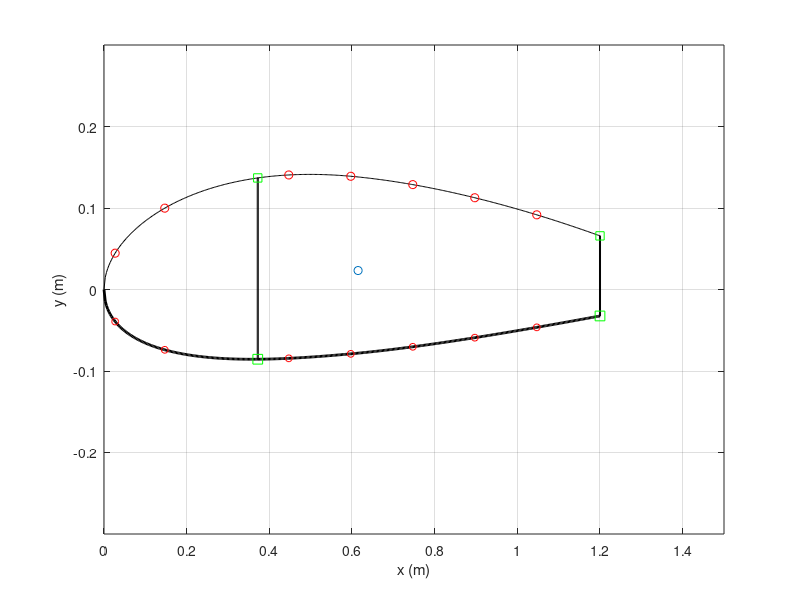

This figure's MATLAB source:
function [x_c, y_c, Ixx, Iyy, Ixy, skin, spar, str, caps, x_quarterchord] = build_airfoil()


clear all;
%% 2415 Airfoil 
m = 0.02;               % 
p = 0.4;                % max camber
t = 0.15;               % max thickness 
c = 1.5;                % chord length
nx = 500;               % number of increments
dx = c/nx;  
x = 0:dx:c;             % even spacing

%% Structural elements (arbitrary inputs for now)
skin.t = 0.001;                               % thickness of skin
spar.t = 0.0025;                               % thickness of spar
str.A_upp = 5E-6;                            % area of each upper stringer
str.A_low = 5E-6;                            % area of each lower stringer
caps.A = 1E-5;                                % area of spar caps
spar.x = x(125);                                                      % choose x location of spar
str.x_upp = [x(10), x(50), x(150), x(200), x(250),x(300), x(350)];     % choose x locations of upper stringers
str.x_low = [x(10), x(50), x(150), x(200), x(250),x(300), x(350)];     % choose x locations of lower stringers

%% Create Airfoil from equation
yc = zeros(1,nx+1);
yt = zeros(1,nx+1);
yU0 = zeros(1,nx+1);
yL0 = zeros(1,nx+1);
theta = zeros(1,nx+1);
xb = p*c;
i_xb = xb/dx + 1;  

% NACA equation source: http://www.aerospaceweb.org/question/airfoils/q0041.shtml    
for i = 1:nx+1
    yt(i) = 5*t*c*(0.2969*sqrt(x(i)/c) - 0.1260*(x(i)/c) - 0.3516*(x(i)/c)^2 + 0.2843*(x(i)/c)^3 - 0.1015*(x(i)/c)^4);
    if i <= i_xb
        yc(i) = m*x(i)/p^2*(2*p - x(i)/c);
        theta(i) = atan(2*m/p^2*(p - x(i)/c));
    else
        yc(i) = m*(c - x(i))/(1-p)^2*(1 + x(i)/c - 2*p);
        theta(i) = atan(2*m/(1-p)^2*(p-x(i)/c));
    end
    yU0(i) = yc(i) + yt(i)*cos(theta(i));
    yL0(i) = yc(i) - yt(i)*cos(theta(i));
end

% The last 20% of the chord length of the airfoil was neglected under the assumption that
% this section contained flaps and ailerons, and would therefore not support aerodynamic loads.
i_xend = round(0.8*c/dx)+1;
x = x(1:i_xend);
yU = yU0(1:i_xend);
yL = yL0(1:i_xend);

%% Spars
spar.x = [spar.x,x(end)];                    % x location of spar
spar.n = length(spar.x);                     % number of spars
spar.i = round(spar.x./dx)+1;                % index of spars  
spar.h = yU(spar.i) - yL(spar.i);            % height of spar
spar.Cy = (yU(spar.i) + yL(spar.i))/2;       % y centroid of spar  
spar.A = spar.t*spar.h;                      % area of spar
spar.y_upp = yU(spar.i);
spar.y_low = yL(spar.i);

%% Stringers
str.n_upp = length(str.x_upp);                            % number of upper stringers
str.i_upp = round(str.x_upp./dx)+1;                       % indices of upper stringers
str.n_low = length(str.x_low);                            % number of lower stringers
str.i_low = round(str.x_low./dx)+1;                       % indices of lower stringers
str.y_upp = yU(str.i_upp);
str.y_low = yL(str.i_low);

%% Nodes (based on TA's definition: node = skin and spar cap)
node.x_upp = [str.x_upp,spar.x];            % x location of upper stringers and spars
node.x_upp = sort(node.x_upp);              % sort ascending
% skin should be broken into smaller elements for higher accuracy of calculation
% break one skin element into two by adding one more node in between
skin.x_upp = zeros(1,2*length(node.x_upp)-1);
for i = 1:length(node.x_upp)-1
    skin.x_upp(2*i-1) = node.x_upp(i);
    skin.x_upp(2*i) = (node.x_upp(i) + node.x_upp(i+1))/2;
end
skin.x_upp(end) = node.x_upp(end);

skin.i_upp = round(skin.x_upp/dx)+1;       % indices of skins
skin.n_upp = length(skin.x_upp)-1;         % number of upper skins
skin.l_upp = zeros(1,skin.n_upp);          % length of upper skins
skin.A_upp = zeros(1,skin.n_upp);          % area of upper skins
skin.Cx_upp = zeros(1,skin.n_upp);         % x centroid of upper skins
skin.Cy_upp = zeros(1,skin.n_upp);         % y centroid of upper skins

for i = 1:skin.n_upp
    skin.l_upp(i) = sqrt((yU(skin.i_upp(i+1)) - yU(skin.i_upp(i)))^2 + (skin.x_upp(i+1) - skin.x_upp(i))^2);  
    skin.A_upp(i) = skin.t*skin.l_upp(i);
    skin.Cx_upp(i) = (skin.x_upp(i+1) + skin.x_upp(i))/2;
    skin.Cy_upp(i) = (yU(skin.i_upp(i+1)) + yU(skin.i_upp(i)))/2;
end

% lower nodes
node.x_low = [str.x_low,spar.x];
node.x_low = sort(node.x_low);

skin.x_low = zeros(1,2*length(node.x_low)-1);
for i = 1:length(node.x_low)-1
    skin.x_low(2*i-1) = node.x_low(i);
    skin.x_low(2*i) = (node.x_low(i) + node.x_low(i+1))/2;
end
skin.x_low(end) = node.x_low(end);

skin.i_low = round(skin.x_low/dx)+1;
skin.n_low = length(skin.x_low)-1;
skin.l_low = zeros(1,skin.n_low);
skin.A_low = zeros(1,skin.n_low);
skin.Cx_low = zeros(1,skin.n_low);
skin.Cy_low = zeros(1,skin.n_low);

for i = 1:skin.n_low
    skin.l_low(i) = sqrt((yL(skin.i_low(i+1)) - yL(skin.i_low(i)))^2 + (skin.x_low(i+1) - skin.x_low(i))^2);
    skin.A_low(i) = skin.t*skin.l_low(i);
    skin.Cx_low(i) = (skin.x_low(i+1) + skin.x_low(i))/2;
    skin.Cy_low(i) = (yL(skin.i_low(i+1)) + yL(skin.i_low(i)))/2;
end

%% Spar Caps
caps.x = spar.x;
caps.n = 2*length(caps.x);
caps.y_upp = yU(spar.i);
caps.y_low = yL(spar.i);
caps.i = round(caps.x/dx)+1;
% Centroids of caps are at the x and y locations: caps.Cy = caps.C,

%% Centroid of the overall wing section
% initial value
Cx_sum = 2*(sum(caps.x.*caps.A)) + sum(str.x_upp.*str.A_upp) + sum(str.x_low.*str.A_low) + sum(spar.x.*spar.A) ...
         + sum(skin.Cx_low.*skin.A_low) + sum(skin.Cx_upp.*skin.A_upp);
Cy_sum = sum(caps.y_low.*caps.A) + sum(caps.y_upp.*caps.A) + sum(yU(str.i_upp).*str.A_upp) + sum(yL(str.i_low).*str.A_low) ... 
         + sum(spar.Cy.*spar.A) + sum(skin.Cy_low.*skin.A_low) + sum(skin.Cy_upp.*skin.A_upp);
A_sum = caps.A*caps.n + str.A_upp*str.n_upp + str.A_low*str.n_low + sum(spar.A) + sum(skin.A_low) + sum(skin.A_upp);

Cx = Cx_sum/A_sum;
Cy = Cy_sum/A_sum;

figure
plot(x,yU,'k',x,yL,'k','Linewidth',2);
ylim([-0.3 0.3])
hold on
xlim([0,c]);
plot(str.x_upp,yU(str.i_upp),'or',str.x_low,yL(str.i_low),'or','markersize',5);
% plot([x(1),x(1)],[yU(i(1)),yL(i(1))],'b',[x(end),x(end)],[yU(end),yL(end)],'b','Linewidth',3);
rectangle('Position',[x(spar.i(1))-spar.t/2, yL(spar.i(1)), spar.t, yU(spar.i(1))-yL(spar.i(1))]);
rectangle('Position',[x(spar.i(2))-spar.t/2, yL(spar.i(2)), spar.t, yU(spar.i(2))-yL(spar.i(2))]);
plot(spar.x,yU(spar.i),'sg',spar.x,yL(spar.i),'sg','markersize',7);
% plot([x(end),x(end)],[yU(end),yL(end)]);
scatter(Cx,Cy,'m*')
ylabel('y (m)')
xlabel('x (m)')
grid on

%% Area moments of inertia
for i = 1:length(spar.x)
    spar.Ixx(i) = (spar.t*spar.h(i)^3)/12 + spar.A(i)*(spar.Cy(i) - Cy)^2;
    spar.Iyy(i) = (spar.h(i)*spar.t^3)/12 + spar.A(i)*(spar.x(i) - Cx)^2;
    spar.Ixy(i) = spar.A(i)*(spar.Cy(i) - Cy)*(spar.x(i) - Cx);
end

for i = 1:skin.n_upp
    skin.Ixx_upp(i) = skin.A_upp(i)*(skin.Cy_upp(i) - Cy)^2;
    skin.Iyy_upp(i) = skin.A_upp(i)*(skin.Cx_upp(i) - Cx)^2;
    skin.Ixy_upp(i) = skin.A_upp(i)*(skin.Cy_upp(i) - Cy)*(skin.Cx_upp(i) - Cx);
end

for i = 1:skin.n_low
    skin.Ixx_low(i) = skin.A_low(i)*(skin.Cy_low(i) - Cy)^2;
    skin.Iyy_low(i) = skin.A_low(i)*(skin.Cx_low(i) - Cx)^2;
    skin.Ixy_low(i) = skin.A_low(i)*(skin.Cy_low(i) - Cy)*(skin.Cx_low(i) - Cx);
end

for i = 1:str.n_upp
    str.Ixx_upp(i) = str.A_upp*(yU(str.i_upp(i)) - Cy)^2;
    str.Iyy_upp(i) = str.A_upp*(str.x_upp(i) - Cx)^2;
    str.Ixy_upp(i) = str.A_upp*(yU(str.i_upp(i)) - Cy)*(str.x_upp(i) - Cx);
end

for i = 1:str.n_low
    str.Ixx_low(i) = str.A_low*(yL(str.i_low(i)) - Cy)^2;
    str.Iyy_low(i) = str.A_low*(str.x_low(i) - Cx)^2;
    str.Ixy_low(i) = str.A_low*(yL(str.i_low(i)) - Cy)*(str.x_low(i) - Cx);
end

for i = 1:length(caps.x)
    caps.Ixx_upp(i) = caps.A*(caps.y_upp(i) - Cy)^2;
    caps.Iyy_upp(i) = caps.A*(caps.x(i) - Cx)^2;
    caps.Ixy_upp(i) = caps.A*(caps.y_upp(i) - Cy)*(caps.x(i) - Cx);
end

for i = 1:length(caps.x)
    caps.Ixx_low(i) = caps.A*(caps.y_low(i) - Cy)^2;
    caps.Iyy_low(i) = caps.A*(caps.x(i) - Cx)^2;
    caps.Ixy_low(i) = caps.A*(caps.y_low(i) - Cy)*(caps.x(i) - Cx);
end

Ixx = sum(spar.Ixx)+sum(skin.Ixx_upp)+sum(skin.Ixx_low)+sum(str.Ixx_upp)+sum(str.Ixx_low)+sum(caps.Ixx_low);
Iyy = sum(spar.Iyy)+sum(skin.Iyy_upp)+sum(skin.Iyy_low)+sum(str.Iyy_upp)+sum(str.Iyy_low)+sum(caps.Iyy_low);
Ixy = sum(spar.Ixy)+sum(skin.Ixy_upp)+sum(skin.Ixy_low)+sum(str.Ixy_upp)+sum(str.Ixy_low)+sum(caps.Ixy_low);


%%%%%%%%%%%%%%%%%%%%%%%%%%%%%%%%%%%%%%%%%%%%%%%%%%%%%%%%%%%%%%%%%%%%%%%%
%% BELOW CALCULATIONS ARE COORDINATE TRANSFORMATIONS FOR JARED's CODE %%
%%%%%%%%%%%%%%%%%%%%%%%%%%%%%%%%%%%%%%%%%%%%%%%%%%%%%%%%%%%%%%%%%%%%%%%%

%% Shift coordinate system to centroid-centered frame
% x's
spar.x_c = spar.x - Cx;
skin.x_upp_c = skin.x_upp - Cx;
skin.x_low_c = skin.x_low - Cx;
str.x_upp_c = str.x_upp - Cx;
str.x_low_c = str.x_low - Cx;
caps.x_upp_c = caps.x - Cx;
caps.x_low_c = caps.x - Cx;

% y's (Cy's are y's for point-components)
skin.y_upp_c = skin.Cy_upp - Cy;
skin.y_low_c = skin.Cy_low - Cy;
str.y_upp_c = str.y_upp - Cy;
str.y_low_c = str.y_low - Cy;
caps.y_upp_c = caps.y_upp - Cy;
caps.y_low_c = caps.y_low - Cy;

%% Make CCW coordinate system for shear flow
x_CCW = zeros(1,length(x));
yU_CCW = zeros(1,length(x));
yL_CCW = zeros(1,length(x));

for i = 1:length(x)
    x_CCW(i) = x(end - i + 1);
    yU_CCW(i) = yU(end - i + 1);
    yL_CCW(i) = yL(end - i + 1);
end
y_CCW = [yU_CCW yL_CCW(2:end)];         % the 2:end gets rid of the extra initial 0 value
x_CCW = [x_CCW x(2:end)];

spar.i_CCW = length(x) - spar.i + 1;
spar.i_CCW = sort([spar.i_CCW, (length(x) + spar.i - 1)]); 
skin.i_CCW = length(x) - skin.i_upp + 1;
skin.i_CCW = sort([skin.i_CCW, (length(x) + skin.i_low - 1)]);
str.i_CCW = length(x) - str.i_upp + 1;
str.i_CCW = sort([str.i_CCW, (length(x) + str.i_low - 1)]);
caps.i_CCW = spar.i_CCW;

x_c = x_CCW - Cx;
y_c = y_CCW - Cy;

x_quarterchord = c/4 - Cx;

disp('build_airfoil() complete');

%% coordiante transformation: new origin at centroid
%
%
% You need to update x, yU, yL, x_skinU, x_skinL, x_spar, x_strU, x_strL
%
%
